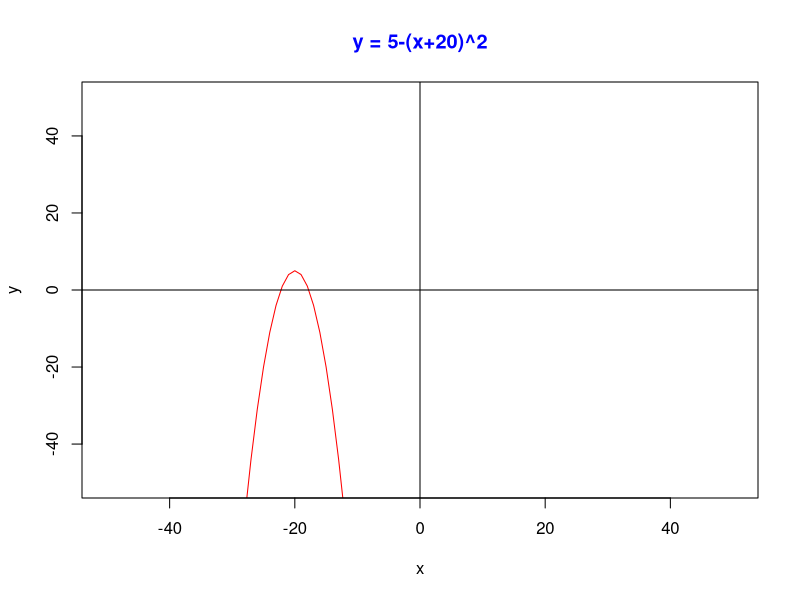

The R source for this figure:
x = -50:50
y = 5-(x+20)^2
plot(x,y, type="l", col="red", xlim=c(-50,50), ylim=c(-50, 50))
abline(h=0, v=0)
title(main="y = 5-(x+20)^2", col.main="blue", font.main=2)

